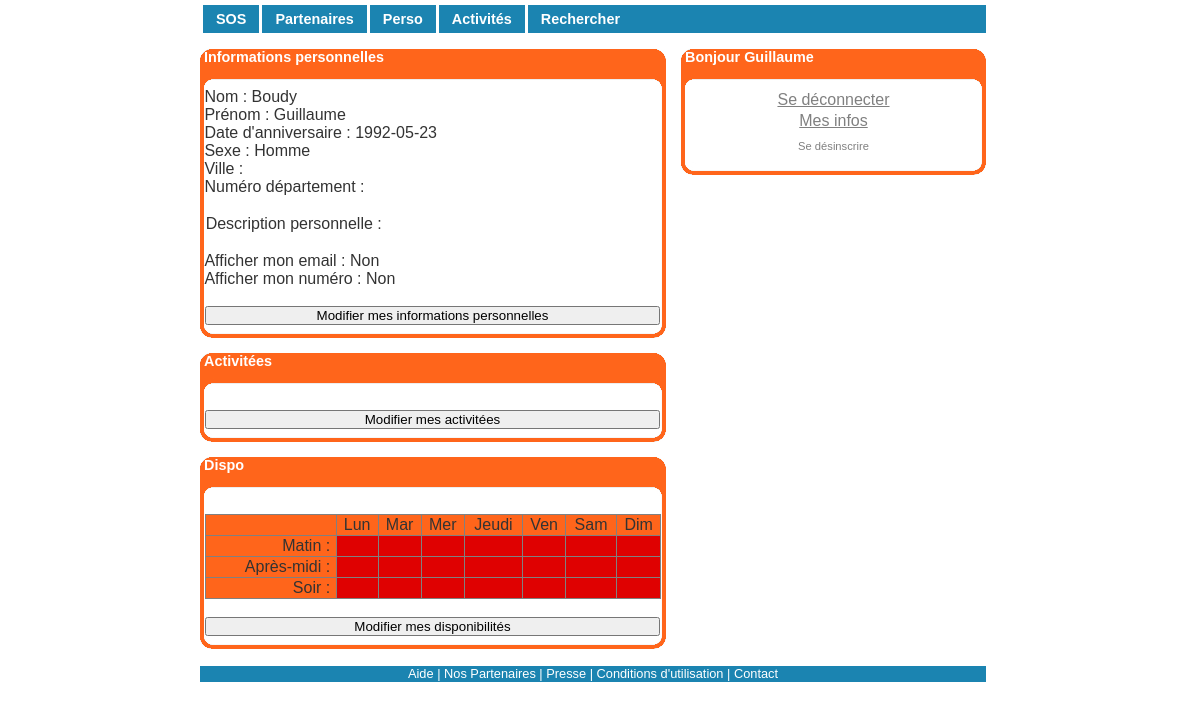
/perso.php (signed in), run on the app's committed database.
### tables this page shows
CREATE TABLE IF NOT EXISTS `users` (
  `id` int(11) NOT NULL AUTO_INCREMENT,
  `nom` varchar(255) NOT NULL,
  `prenom` varchar(255) NOT NULL,
  `birth` date NOT NULL,
  `mdp` char(150) NOT NULL,
  `sexe` varchar(50) NOT NULL,
  `email` varchar(255) NOT NULL,
  `avatar` varchar(255) DEFAULT NULL,
  `ville` varchar(255) DEFAULT NULL,
  `numDep` int(5) DEFAULT NULL,
  `tel` varchar(10) DEFAULT NULL,
  `description` text,
  `afficheEmail` tinyint(1) DEFAULT NULL,
  `AfficheTel` tinyint(1) DEFAULT NULL,
  `pass` varchar(50) DEFAULT NULL,
  `valide` varchar(50) DEFAULT NULL,
  PRIMARY KEY (`id`)
);

### perso.php (the view, shortened to what the rows shown need)
<?php
	include("FctPhp.php");
	if (!isset($_SESSION['id'])) {
		header('location:index.php');
	}
	else {
		$UserCurrentId = $_SESSION['id'];
		if (!isset($_GET['id'])) {
			$id = $_SESSION['id'];
		}
		else {
			$id = $_GET['id'];
		}
		$req = "SELECT nom, prenom, birth, mdp, sexe, email, avatar, ville, numDep, tel, description, afficheEmail, AfficheTel FROM users WHERE id=".$id;
		$resultat = mysql_query($req) or die('Erreur SQL !<br>'.$req.'<br>'.mysql_error());
		$ligne = mysql_fetch_assoc($resultat);
		$nom = $ligne['nom'];
		$prenom = $ligne['prenom'];
		$birth = $ligne['birth'];
		$birthEx = explode("-", $birth);
		$jour = $birthEx[2];
		$mois = $birthEx[1];
		$annee = $birthEx[0];
		$sexe = $ligne['sexe'];
		$email = $ligne['email'];
		$ville = $ligne['ville'];
		$numDep = $ligne['numDep'];
		$tel = $ligne['tel'];
		$description = $ligne['description'];
		$afficheEmail = $ligne['afficheEmail'];
		$AfficheTel = $ligne['AfficheTel'];
		$sqlDispo2 = "SELECT * FROM dispo WHERE idUser='".$id."'";
		$reqDispo2 = mysql_query($sqlDispo2) or die('Erreur SQL !<br>'.$sqlDispo2.'<br>'.mysql_error());
		$dataDispo2 = mysql_fetch_assoc($reqDispo2);
	}
?>
<html xmlns="http://www.w3.org/1999/xhtml"><head>
	<link rel="stylesheet" href="style.css" type="text/css" charset="utf-8">
	<body>
		<div id="conteneur">
			<div id="contenu_annexe">
				<?php
				if ($id == $UserCurrentId && isset($_POST['modif_perso'])) {
					echo '<div class="boitegrise_466 sans_marge_gauche">
						<h2>&nbsp;Informations personnelles</h2>
						<form method="POST" action="perso.php">
						&nbsp;Nom : <input type="text" name="nom" value="'.$nom.'" /><br>
						&nbsp;Prénom : <input type="text" name="prenom" value="'.$prenom.'" /><br>
						&nbsp;Date d\'anniversaire : '; ShowListBoxBirth($jour, $mois, $annee); echo '<br>
						&nbsp;Sexe : <input type="radio" name="sexe" value="Homme" '; if ($sexe == "Homme") echo "checked"; echo ' /> Homme <input type="radio" name="sexe" value="Femme" '; if ($sexe == "Femme") echo "checked"; echo ' /> Femme<br>
						&nbsp;Téléphone : <input type="text" name="tel" value="'.$tel.'" /><br>
						&nbsp;Email : <input type="text" name="email" value="'.$email.'" /><br>
						&nbsp;Ville : <input type="text" name="ville" value="'.$ville.'" /><br>
						&nbsp;Code postal : <input type="text" name="numDep" value="'.$numDep.'" /><br>
						&nbsp;Description personnelle : <br><textarea name="description" value="'.$description.'" class="modif_compte">'.$description.'</textarea><br><br>
						&nbsp;Afficher mon email : <input type="radio" name="afficheEmail" value="1" '; if ($afficheEmail == "1") echo "checked"; echo ' /> Oui <input type="radio" name="afficheEmail" value="0" '; if ($afficheEmail == "0") echo "checked"; echo ' /> Non<br>
						&nbsp;Afficher mon numéro : <input type="radio" name="AfficheTel" value="1" '; if ($AfficheTel == "1") echo "checked"; echo ' /> Oui <input type="radio" name="AfficheTel" value="0" '; if ($AfficheTel == "0") echo "checked"; echo ' /> Non<br>
						<br>
						<input type="submit" name="modif_perso_valid" value="Valider" class="modif_compte_valid"/>
						<input type="submit" value="Annuler" class="modif_compte_valid"/>
						</form>
						<div class="finboite"></div>
						</div>';
				}
				else {
					if ($numDep == 0)
						$numDep = "";
					echo '<div class="boitegrise_466 sans_marge_gauche">
						<h2>&nbsp;Informations personnelles</h2>
						&nbsp;Nom : '.$nom.'<br>
						&nbsp;Prénom : '.$prenom.'<br>
						&nbsp;Date d\'anniversaire : '.$birth.'<br>
						&nbsp;Sexe : '.$sexe.'<br>';
						echo '&nbsp;Ville : '.$ville.'<br>
						&nbsp;Numéro département : '.$numDep.'<br /><br />
						<table border="0" style="width: 98%;" align="center">
							<tbody>
								<tr>
									<td>Description personnelle : <br />'.$description.'</td>
								</tr>
							</tbody>
						</table><br />';
						if ($id == $UserCurrentId) {
							echo '&nbsp;Afficher mon email : '; if ($afficheEmail == 0) echo "Non"; else echo "Oui"; echo '<br>
							&nbsp;Afficher mon numéro : '; if ($AfficheTel == 0) echo "Non"; else echo "Oui"; echo '<br><br>';
						}
						if ($id == $UserCurrentId)
						echo '
						<form method="POST" action="perso.php" >
							<input type="submit" name="modif_perso" value="Modifier mes informations personnelles" class="modif_compte"/>
						</form>';
						echo '
						<div class="finboite"></div>
						</div>';
				}
				getConnexion();
				if ($id == $UserCurrentId && isset($_POST['modif_activite'])) {
					echo '<div class="boitegrise_466 sans_marge_gauche">
						<h2>&nbsp;Activitées</h2>
						<br>
						<form method="POST" action="perso.php" >
						<input type="submit" name="modif_activite_valid" value="Valider" class="modif_compte_valid"/>
						<input type="submit" value="Annuler" class="modif_compte_valid"/>
						</form>
						<div class="finboite"></div>
						</div>';
				}
				else {
					echo '<div class="boitegrise_466 sans_marge_gauche">
						<h2>&nbsp;Activitées</h2>
						<br>';
						if ($id == $UserCurrentId)
						echo '
						<form method="POST" action="perso.php" >
							<input type="submit" name="modif_activite" value="Modifier mes activitées" class="modif_compte"/>
						</form>';
						echo '
						<div class="finboite"></div>
						</div>';
				}
				if ($id == $UserCurrentId && isset($_POST['modif_dispo'])) {
					echo '<div class="boitegrise_466 sans_marge_gauche">
						<h2>&nbsp;Dispo</h2>
						<br>
						<form method="POST" action="perso.php" >
							<table border="0" style="width: 98%;" align="center">
							<tbody>
								<tr>
									<td style="text-align:center">
										&nbsp;
									</td>
									<td style="text-align:center">
										Lun
									</td>
									<td style="text-align:center">
										Mar
									</td>
									<td style="text-align:center">
										Mer
									</td>
									<td style="text-align:center">
										Jeudi
									</td>
									<td style="text-align:center">
										Ven
									</td>
									<td style="text-align:center">
										Sam
									</td>
									<td style="text-align:center">
										Dim
									</td>
								</tr>
								<tr>
									<td style="text-align:right">
										Matin :
									</td>
									<td style="text-align:center">
										<input type="checkbox" name="dispo[]" value="L1" ';if ($dataDispo2['L1'] == "1") echo 'checked'; echo'>
									</td>
									<td style="text-align:center">
										<input type="checkbox" name="dispo[]" value="Ma1" ';if ($dataDispo2['Ma1'] == "1") echo 'checked'; echo'>
									</td>
									<td style="text-align:center">
										<input type="checkbox" name="dispo[]" value="Me1" ';if ($dataDispo2['Me1'] == "1") echo 'checked'; echo'>
									</td>
									<td style="text-align:center">
										<input type="checkbox" name="dispo[]" value="J1" ';if ($dataDispo2['J1'] == "1") echo 'checked'; echo'>
									</td>
									<td style="text-align:center">
										<input type="checkbox" name="dispo[]" value="V1" ';if ($dataDispo2['V1'] == "1") echo 'checked'; echo'>
									</td>
									<td style="text-align:center">
										<input type="checkbox" name="dispo[]" value="S1" ';if ($dataDispo2['S1'] == "1") echo 'checked'; echo'>
									</td>
									<td style="text-align:center">
										<input type="checkbox" name="dispo[]" value="D1" ';if ($dataDispo2['D1'] == "1") echo 'checked'; echo'>
									</td>
								</tr>
								<tr>
									<td style="text-align:right">
										Après-midi :
									</td>
									<td style="text-align:center">
										<input type="checkbox" name="dispo[]" value="L2" ';if ($dataDispo2['L2'] == "1") echo 'checked'; echo'>
									</td>
									<td style="text-align:center">
										<input type="checkbox" name="dispo[]" value="Ma2" ';if ($dataDispo2['Ma2'] == "1") echo 'checked'; echo'>
									</td>
									<td style="text-align:center">
										<input type="checkbox" name="dispo[]" value="Me2" ';if ($dataDispo2['Me2'] == "1") echo 'checked'; echo'>
									</td>
									<td style="text-align:center">
										<input type="checkbox" name="dispo[]" value="J2" ';if ($dataDispo2['J2'] == "1") echo 'checked'; echo'>
									</td>
									<td style="text-align:center">
										<input type="checkbox" name="dispo[]" value="V2" ';if ($dataDispo2['V2'] == "1") echo 'checked'; echo'>
									</td>
									<td style="text-align:center">
										<input type="checkbox" name="dispo[]" value="S2" ';if ($dataDispo2['S2'] == "1") echo 'checked'; echo'>
									</td>
									<td style="text-align:center">
										<input type="checkbox" name="dispo[]" value="D2" ';if ($dataDispo2['D2'] == "1") echo 'checked'; echo'>
									</td>
								</tr>
								<tr>
									<td style="text-align:right">
										Soir :
									</td>
									<td style="text-align:center">
										<input type="checkbox" name="dispo[]" value="L3" ';if ($dataDispo2['L3'] == "1") echo 'checked'; echo'>
									</td>
									<td style="text-align:center">
										<input type="checkbox" name="dispo[]" value="Ma3" ';if ($dataDispo2['Ma3'] == "1") echo 'checked'; echo'>
									</td>
									<td style="text-align:center">
										<input type="checkbox" name="dispo[]" value="Me3" ';if ($dataDispo2['Me3'] == "1") echo 'checked'; echo'>
									</td>
									<td style="text-align:center">
										<input type="checkbox" name="dispo[]" value="J3" ';if ($dataDispo2['J3'] == "1") echo 'checked'; echo'>
									</td>
									<td style="text-align:center">
										<input type="checkbox" name="dispo[]" value="V3" ';if ($dataDispo2['V3'] == "1") echo 'checked'; echo'>
									</td>
									<td style="text-align:center">
										<input type="checkbox" name="dispo[]" value="S3" ';if ($dataDispo2['S3'] == "1") echo 'checked'; echo'>
									</td>
									<td style="text-align:center">
										<input type="checkbox" name="dispo[]" value="D3" ';if ($dataDispo2['D3'] == "1") echo 'checked'; echo'>
									</td>
								</tr>
							</tbody>
						</table>
						<br />
						<input type="submit" name="modif_dispo_valid" value="Valider" class="modif_compte_valid"/>
						<input type="submit" value="Annuler" class="modif_compte_valid"/>
						</form>
						<div class="finboite"></div>
						</div>';
				}
				else {
					echo '<div class="boitegrise_466 sans_marge_gauche">
						<h2>&nbsp;Dispo</h2>
						<br>
						<table border="1" style="width: 98%;" align="center">
							<tbody>
								<tr>
									<td bgcolor="FF651B" style="text-align:center">
										&nbsp;
									</td>
									<td bgcolor="FF651B" style="text-align:center">
										Lun
									</td>
									<td bgcolor="FF651B" style="text-align:center">
										Mar
									</td>
									<td bgcolor="FF651B" style="text-align:center">
										Mer
									</td>
									<td bgcolor="FF651B" style="text-align:center">
										Jeudi
									</td>
									<td bgcolor="FF651B" style="text-align:center">
										Ven
									</td>
									<td bgcolor="FF651B" style="text-align:center">
										Sam
									</td>
									<td bgcolor="FF651B" style="text-align:center">
										Dim
									</td>
								</tr>
								<tr>
									<td bgcolor="FF651B" style="text-align:right">
										Matin :&nbsp;
									</td>
									<td bgcolor="';if ($dataDispo2['L1'] == "1") echo '#3ADF00'; else echo'#DF0101'; echo'" style="text-align:center">
									</td>
									<td bgcolor="';if ($dataDispo2['Ma1'] == "1") echo '#3ADF00'; else echo'#DF0101'; echo'" style="text-align:center">
									</td>
									<td bgcolor="';if ($dataDispo2['Me1'] == "1") echo '#3ADF00'; else echo'#DF0101'; echo'" style="text-align:center">
									</td>
									<td bgcolor="';if ($dataDispo2['J1'] == "1") echo '#3ADF00'; else echo'#DF0101'; echo'" style="text-align:center">
									</td>
									<td bgcolor="';if ($dataDispo2['V1'] == "1") echo '#3ADF00'; else echo'#DF0101'; echo'" style="text-align:center">
									</td>
									<td bgcolor="';if ($dataDispo2['S1'] == "1") echo '#3ADF00'; else echo'#DF0101'; echo'" style="text-align:center">
									</td>
									<td bgcolor="';if ($dataDispo2['D1'] == "1") echo '#3ADF00'; else echo'#DF0101'; echo'" style="text-align:center">
									</td>
								</tr>
								<tr>
									<td bgcolor="FF651B" style="text-align:right">
										Après-midi :&nbsp;
									</td>
									<td bgcolor="';if ($dataDispo2['L2'] == "1") echo '#3ADF00'; else echo'#DF0101'; echo'" style="text-align:center">
									</td>
									<td bgcolor="';if ($dataDispo2['Ma2'] == "1") echo '#3ADF00'; else echo'#DF0101'; echo'" style="text-align:center">
									</td>
									<td bgcolor="';if ($dataDispo2['Me2'] == "1") echo '#3ADF00'; else echo'#DF0101'; echo'" style="text-align:center">
									</td>
									<td bgcolor="';if ($dataDispo2['J2'] == "1") echo '#3ADF00'; else echo'#DF0101'; echo'" style="text-align:center">
									</td>
									<td bgcolor="';if ($dataDispo2['V2'] == "1") echo '#3ADF00'; else echo'#DF0101'; echo'" style="text-align:center">
									</td>
									<td bgcolor="';if ($dataDispo2['S2'] == "1") echo '#3ADF00'; else echo'#DF0101'; echo'" style="text-align:center">
									</td>
									<td bgcolor="';if ($dataDispo2['D2'] == "1") echo '#3ADF00'; else echo'#DF0101'; echo'" style="text-align:center">
									</td>
								</tr>
								<tr>
									<td bgcolor="FF651B" style="text-align:right">
										Soir :&nbsp;
									</td>
									<td bgcolor="';if ($dataDispo2['L3'] == "1") echo '#3ADF00'; else echo'#DF0101'; echo'" style="text-align:center">
									</td>
									<td bgcolor="';if ($dataDispo2['Ma3'] == "1") echo '#3ADF00'; else echo'#DF0101'; echo'" style="text-align:center">
									</td>
									<td bgcolor="';if ($dataDispo2['Me3'] == "1") echo '#3ADF00'; else echo'#DF0101'; echo'" style="text-align:center">
									</td>
									<td bgcolor="';if ($dataDispo2['J3'] == "1") echo '#3ADF00'; else echo'#DF0101'; echo'" style="text-align:center">
									</td>
									<td bgcolor="';if ($dataDispo2['V3'] == "1") echo '#3ADF00'; else echo'#DF0101'; echo'" style="text-align:center">
									</td>
									<td bgcolor="';if ($dataDispo2['S3'] == "1") echo '#3ADF00'; else echo'#DF0101'; echo'" style="text-align:center">
									</td>
									<td bgcolor="';if ($dataDispo2['D3'] == "1") echo '#3ADF00'; else echo'#DF0101'; echo'" style="text-align:center">
									</td>
								</tr>
							</tbody>
						</table>
						<br />';
						if ($id == $UserCurrentId)
						echo '
						<form method="POST" action="perso.php" >
							<input type="submit" name="modif_dispo" value="Modifier mes disponibilités" class="modif_compte"/>
						</form>';
						echo '
						<div class="finboite"></div>
						</div>';
				}
				?>
			</div><div class="spacer"></div>
		</div>
	</body>
</html>

### FctPhp.php (shortened to what the rows shown need)
<?php
	function getConnexion() {
		echo '<div id="login" class="boitegrise_305">';
						if (isset($_SESSION["id"])) {
							$sqlPrenom = "SELECT prenom FROM users WHERE id='".$_SESSION['id']."'";
							$reqPrenom = mysql_query($sqlPrenom) or die('Erreur SQL !<br>'.$sqlPrenom.'<br>'.mysql_error());
							$data = mysql_fetch_assoc($reqPrenom);
							echo '<h2>&nbsp;Bonjour '.$data["prenom"].'</h2>
							<p>
								<center><a href="deconnexion.php">Se déconnecter<a></center>
							</p>
							<p>
								<center><a href="perso.php">Mes infos</a></center>
							</p>
							<p class="align_image">
								<a href="Desinscription.php">Se désinscrire</a>
							</p>';
						}
						echo '<div class="finboite"></div></div>';
	}
?>

### data on the page
users: nom "Boudy", prenom "Guillaume", birth "1992-05-23", sexe "Homme"
